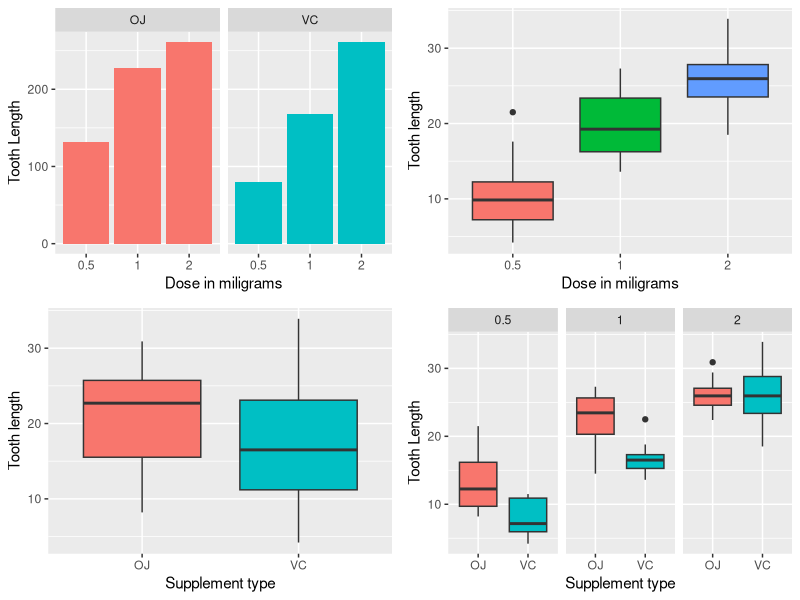

This chart was generated by the following R code:
## ---- chunk 1
data(ToothGrowth)
tg <- ToothGrowth 
# convert dose to factor
tg$dose <- as.factor(tg$dose)

# string
str(tg)
# head
head(tg,2)
# table
table(tg$dose, tg$supp)
## ---- chunk 2
# summary
summary(tg)
## ---- chunk 3
library(ggplot2)
require(gridExtra)
plot1 <- ggplot(data=tg, aes(x=dose, y=len, fill=supp)) + 
    geom_bar(stat="identity") + 
    facet_grid(. ~ supp) + 
    xlab("Dose in miligrams") + ylab("Tooth Length") + 
    guides(fill=FALSE)

plot2 <- ggplot(data=tg, aes(x=dose, y=len, fill=dose)) + 
    geom_boxplot() + 
    xlab("Dose in miligrams") + ylab("Tooth length") + 
    guides(fill=FALSE)

plot3 <- ggplot(data=tg, aes(x=supp, y=len, fill=supp)) + 
    geom_boxplot() + 
    xlab("Supplement type") + ylab("Tooth length") + 
    guides(fill=FALSE)

plot4 <- ggplot(data=tg, aes(x=supp, y=len, fill=supp)) + 
    geom_boxplot() + 
    facet_grid(. ~ dose) + 
    xlab("Supplement type") + ylab("Tooth Length") + 
    guides(fill=FALSE)

grid.arrange(plot1, plot2, plot3, plot4, ncol=2)

## ---- chunk 4
an <- aov(len ~ supp * dose, data=tg)
summary(an)
## ---- chunk 5
TukeyHSD(an)
## ---- chunk 6
confint(an)
## ---- chunk 7
print(model.tables(an,"means"),digits=3)
